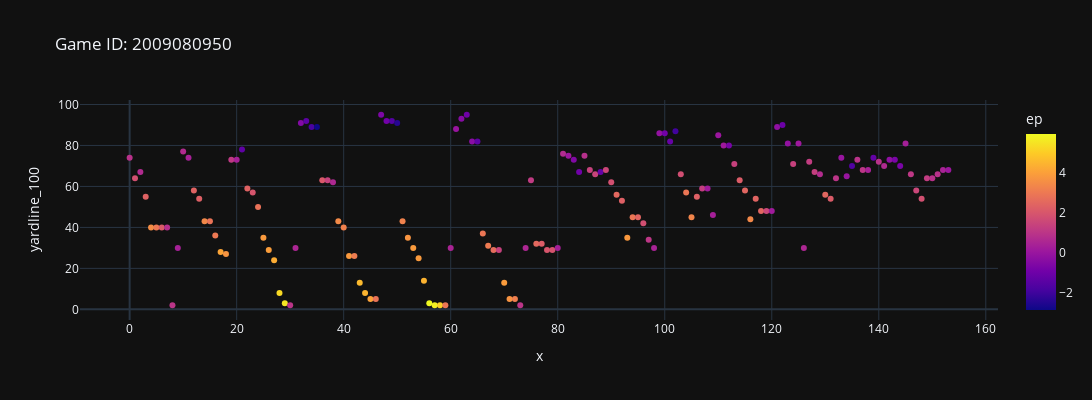
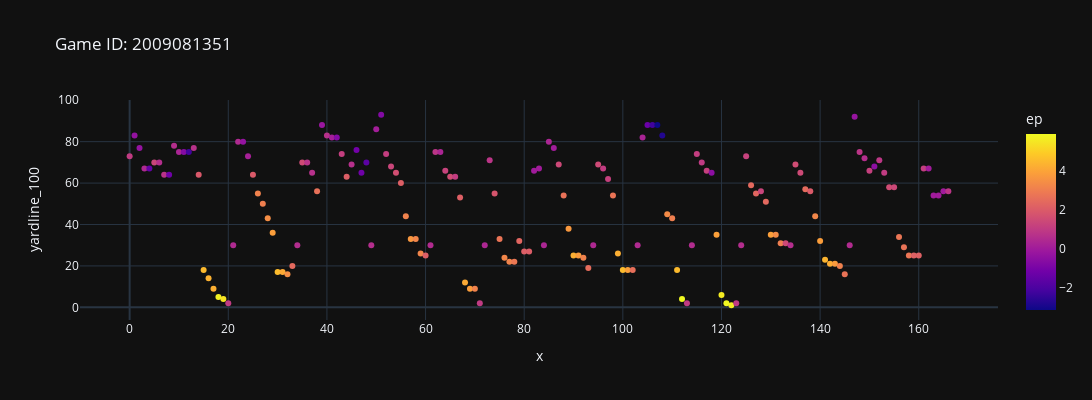
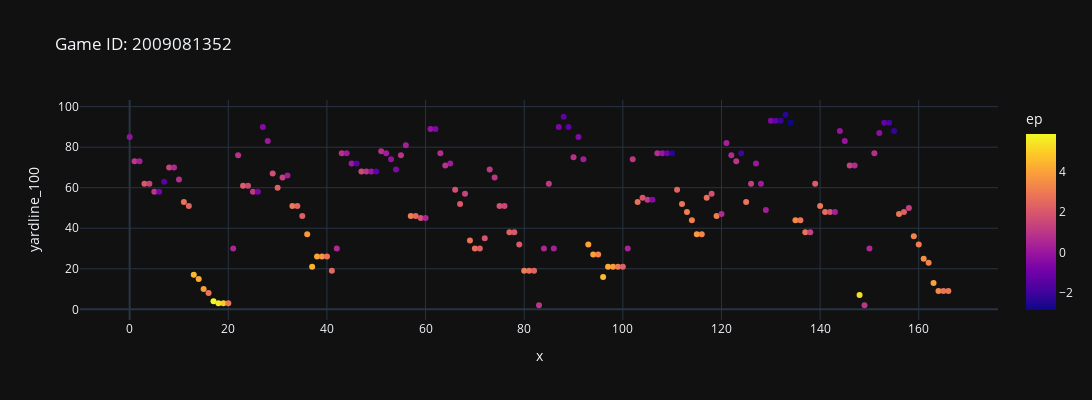

The notebook cell saved with these charts, in order:
### Code cell
count = 0
for id in df['game_id'].unique():
    game = df[df['game_id'] == id]
    fig = px.scatter(game, x=range(len(game)), 
                     y='yardline_100', color='ep', title=f'Game ID: {id}',
                     width=1200,height=400)
    fig.show()
    count += 1
    if count > 2:
        break

### Figure 1 — Plotly figure (JSON) as saved in the notebook; plotly's stock layout.template omitted (floating-point values rounded to 4 significant figures; data arrays with more than 128 entries replaced by an {"elided": "..."} marker saying what was removed)
{"data": [{"hovertemplate": "x=%{x}<br>yardline_100=%{y}<br>ep=%{marker.color}<extra></extra>", "legendgroup": "", "marker": {"color": {"elided": "154 float values"}, "coloraxis": "coloraxis", "symbol": "circle"}, "mode": "markers", "name": "", "orientation": "v", "showlegend": false, "x": {"elided": "154 int values"}, "xaxis": "x", "y": {"elided": "154 float values"}, "yaxis": "y", "type": "scatter"}], "layout": {"xaxis": {"anchor": "y", "domain": [0.0, 1.0], "title": {"text": "x"}}, "yaxis": {"anchor": "x", "domain": [0.0, 1.0], "title": {"text": "yardline_100"}}, "coloraxis": {"colorbar": {"title": {"text": "ep"}}, "colorscale": [[0.0, "#0d0887"], [0.1111, "#46039f"], [0.2222, "#7201a8"], [0.3333, "#9c179e"], [0.4444, "#bd3786"], [0.5556, "#d8576b"], [0.6667, "#ed7953"], [0.7778, "#fb9f3a"], [0.8889, "#fdca26"], [1.0, "#f0f921"]]}, "legend": {"tracegroupgap": 0}, "title": {"text": "Game ID: 2009080950"}, "height": 400, "width": 1200}}

### Figure 2 — Plotly figure (JSON) as saved in the notebook; plotly's stock layout.template omitted (floating-point values rounded to 4 significant figures; data arrays with more than 128 entries replaced by an {"elided": "..."} marker saying what was removed)
{"data": [{"hovertemplate": "x=%{x}<br>yardline_100=%{y}<br>ep=%{marker.color}<extra></extra>", "legendgroup": "", "marker": {"color": {"elided": "167 float values"}, "coloraxis": "coloraxis", "symbol": "circle"}, "mode": "markers", "name": "", "orientation": "v", "showlegend": false, "x": {"elided": "167 int values"}, "xaxis": "x", "y": {"elided": "167 float values"}, "yaxis": "y", "type": "scatter"}], "layout": {"xaxis": {"anchor": "y", "domain": [0.0, 1.0], "title": {"text": "x"}}, "yaxis": {"anchor": "x", "domain": [0.0, 1.0], "title": {"text": "yardline_100"}}, "coloraxis": {"colorbar": {"title": {"text": "ep"}}, "colorscale": [[0.0, "#0d0887"], [0.1111, "#46039f"], [0.2222, "#7201a8"], [0.3333, "#9c179e"], [0.4444, "#bd3786"], [0.5556, "#d8576b"], [0.6667, "#ed7953"], [0.7778, "#fb9f3a"], [0.8889, "#fdca26"], [1.0, "#f0f921"]]}, "legend": {"tracegroupgap": 0}, "title": {"text": "Game ID: 2009081351"}, "height": 400, "width": 1200}}

### Figure 3 — Plotly figure (JSON) as saved in the notebook; plotly's stock layout.template omitted (floating-point values rounded to 4 significant figures; data arrays with more than 128 entries replaced by an {"elided": "..."} marker saying what was removed)
{"data": [{"hovertemplate": "x=%{x}<br>yardline_100=%{y}<br>ep=%{marker.color}<extra></extra>", "legendgroup": "", "marker": {"color": {"elided": "167 float values"}, "coloraxis": "coloraxis", "symbol": "circle"}, "mode": "markers", "name": "", "orientation": "v", "showlegend": false, "x": {"elided": "167 int values"}, "xaxis": "x", "y": {"elided": "167 float values"}, "yaxis": "y", "type": "scatter"}], "layout": {"xaxis": {"anchor": "y", "domain": [0.0, 1.0], "title": {"text": "x"}}, "yaxis": {"anchor": "x", "domain": [0.0, 1.0], "title": {"text": "yardline_100"}}, "coloraxis": {"colorbar": {"title": {"text": "ep"}}, "colorscale": [[0.0, "#0d0887"], [0.1111, "#46039f"], [0.2222, "#7201a8"], [0.3333, "#9c179e"], [0.4444, "#bd3786"], [0.5556, "#d8576b"], [0.6667, "#ed7953"], [0.7778, "#fb9f3a"], [0.8889, "#fdca26"], [1.0, "#f0f921"]]}, "legend": {"tracegroupgap": 0}, "title": {"text": "Game ID: 2009081352"}, "height": 400, "width": 1200}}
